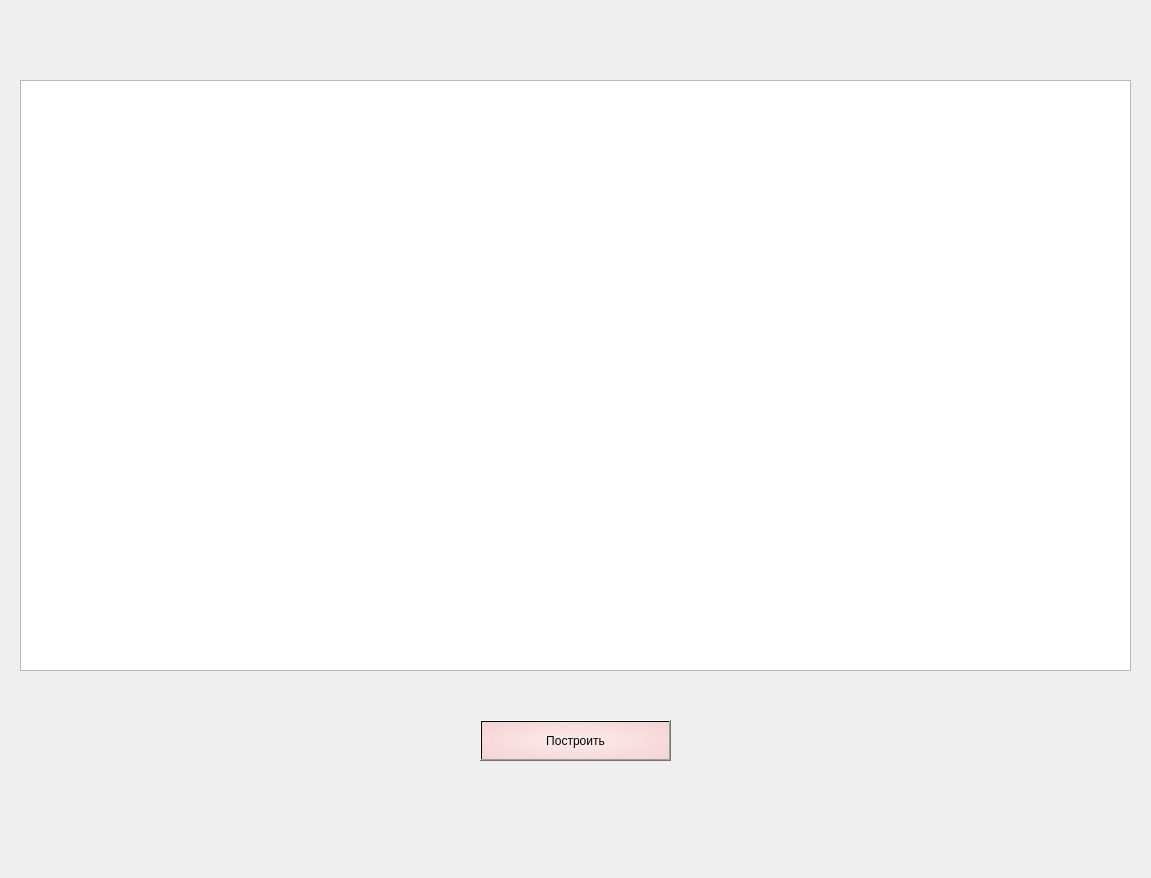
<?xml version="1.0" encoding="UTF-8"?>
<ui version="4.0">
 <class>Dialog</class>
 <widget class="QDialog" name="Dialog">
  <property name="geometry">
   <rect>
    <x>0</x>
    <y>0</y>
    <width>1151</width>
    <height>878</height>
   </rect>
  </property>
  <property name="windowTitle">
   <string>Dialog</string>
  </property>
  <widget class="QGraphicsView" name="graphicsView">
   <property name="geometry">
    <rect>
     <x>20</x>
     <y>80</y>
     <width>1111</width>
     <height>591</height>
    </rect>
   </property>
  </widget>
  <widget class="QPushButton" name="showGraphicsButton">
   <property name="geometry">
    <rect>
     <x>480</x>
     <y>720</y>
     <width>191</width>
     <height>41</height>
    </rect>
   </property>
   <property name="styleSheet">
    <string notr="true">background-color: qradialgradient(spread:pad, cx:0.5, cy:0.5, radius:2, fx:0.5, fy:0.5, stop:0 rgba(255, 235, 235, 206), stop:0.44 rgba(252, 128, 128, 80), stop:0.512438 rgba(124, 112, 118, 156), stop:0.751244 rgba(255, 188, 188, 80), stop:0.756219 rgba(255, 162, 162, 80), stop:1 rgba(255, 255, 255, 0));
font: 75 10pt &quot;MS Shell Dlg 2&quot;;</string>
   </property>
   <property name="text">
    <string>Построить</string>
   </property>
  </widget>
 </widget>
 <resources/>
 <connections/>
</ui>
